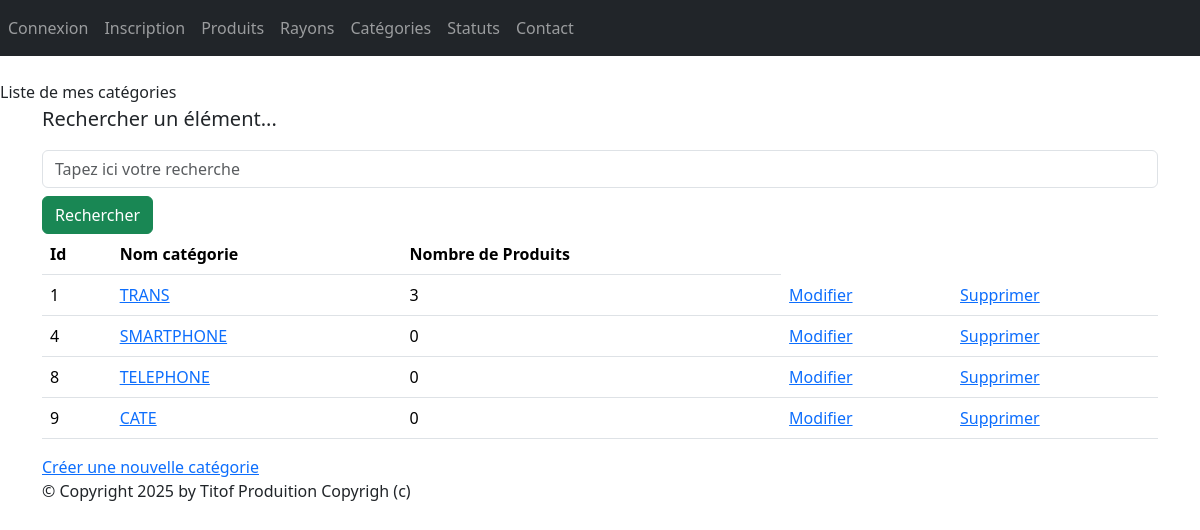
Before: /monApp/categories/ with the older database file.
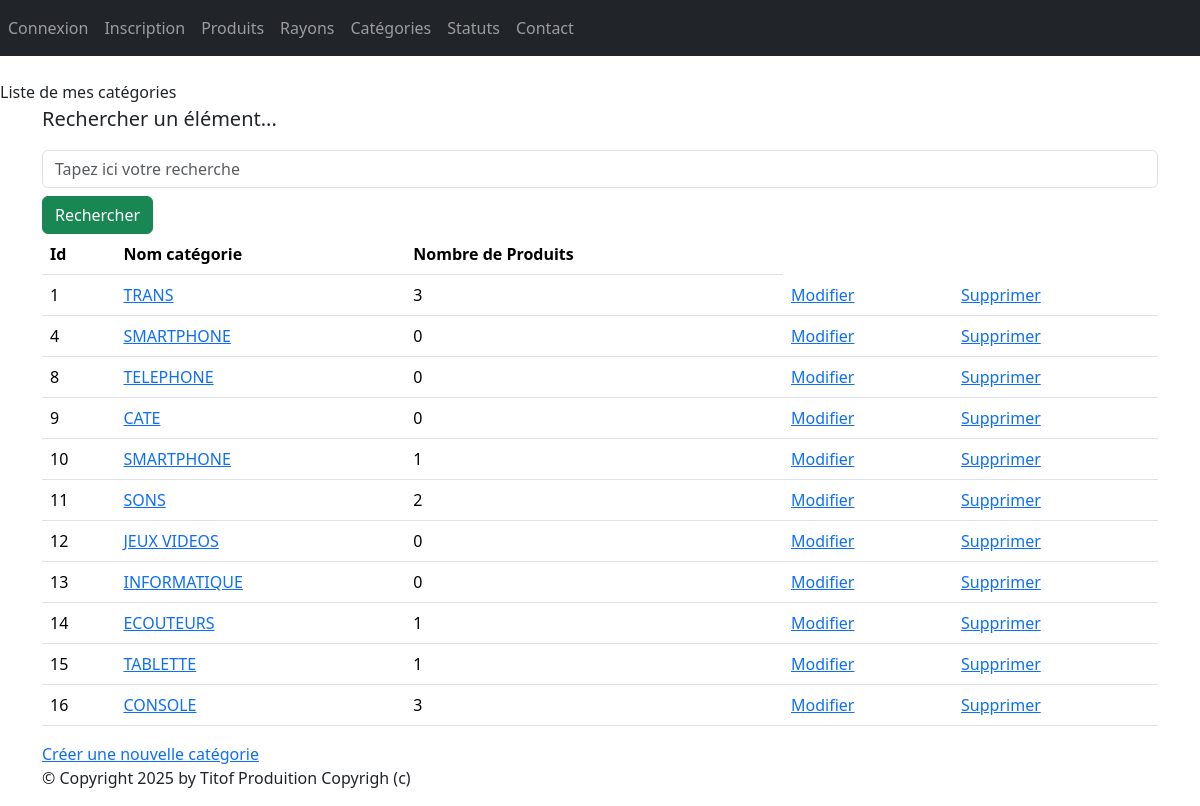
After: the same page with the newer database file.
### monApp/models.py (models this page shows, shortened)
class Categorie(models.Model):
    idCat = models.AutoField(primary_key=True)
    nomCat = models.CharField(max_length=100)

### monApp/views.py (the view, shortened to what this page needs)
# urls.py: path("categories/", CategorieListView.as_view(), name="categories"),
class CategorieListView(ListView):
    model = Categorie
    template_name = "monApp/list_categories.html"
    context_object_name = "cats"
    def get_queryset(self):
        query = self.request.GET.get('search')
        if query:
            return Categorie.objects.filter(nomCat__icontains=query).annotate(nb_produits=Count('produits'))
        return Categorie.objects.annotate(nb_produits=Count('produits'))
    def get_context_data(self, **kwargs):
        context = super(CategorieListView, self).get_context_data(**kwargs)
        context['titremenu'] = "Liste de mes catégories"
        return context

### monApp/templates/monApp/list_categories.html
{% extends 'monApp/base.html' %}
{% block menu %}
{{titremenu}}
{% endblock %}
{% block contenu %}
<p class="lead mb-3 ml-0">Rechercher un élément...</p>
<form method="GET" action="">
<input class="form-control" type="text" name="search" placeholder="Tapez ici votre recherche"
value="{{ request.GET.search }}">
<button type="submit" class="btn btn-success mt-2">Rechercher</button>
</form>
<table class="table">
    <thead>
        <th>Id</th>
        <th>Nom catégorie</th>
        <th>Nombre de Produits</th>
    </thead>
    <tbody>
        {% for cat in cats %}
        <tr>
            <td>{{ cat.idCat }} </td>
            <td><a href="{% url 'dtl_cat' cat.idCat %}">{{ cat.nomCat | upper }}</a></td>
            <td>{{ cat.nb_produits }} </td>
            <td><a href="{% url 'cat-chng' cat.idCat %}">Modifier</a></td>
            <td><a href="{% url 'cat-del' cat.idCat %}">Supprimer</a></td>
        </tr>
        {% endfor %}
    </tbody>
</table>
<a href="{% url 'crt-cat' %}">Créer une nouvelle catégorie</a>
{% endblock %}

### monApp/templates/monApp/base.html (shortened to what this page needs)
<!doctype html>
{% load static %}
<html lang="fr">
<head>
    {% block styles %}
    <link rel="stylesheet" href="{% static 'styles.css' %}" />
    {% load django_bootstrap5 %}
    {% bootstrap_css %}
    {% endblock %}
</head>
<body>
    {% block nav %}
    <nav class="navbar navbar-expand-md navbar-dark bg-dark mb-4">
        <div class="collapse navbar-collapse" id="navbarNav">
            <ul class="navbar-nav ml-auto">
                {% if user.is_authenticated %}
                <li class="nav-item">
                <li class="nav-item">
                    <a class="nav-link" href="{% url 'logout' %}">Déconnexion</a>
                </li>
                {%else%}
                <li class="nav-item">
                    <a class="nav-link" href="{% url 'login' %}">Connexion</a>
                </li>
                <li class="nav-item">
                    <a class="nav-link" href="{% url 'register' %}">Inscription</a>
                </li>
                {%endif%}
                <a class="nav-link" href="{% url 'produit' %}">Produits</a>
                <a class="nav-link" href="{% url 'rayons' %}">Rayons</a>
                <a class="nav-link" href="{% url 'categories' %}">Catégories</a>
                <a class="nav-link" href="{% url 'statuts' %}">Statuts</a>
                <a class="nav-link" href="{% url 'contact' %}">Contact</a>
            </ul>
        </div>
    </nav>
    {% block menu %}{% endblock %}
    {% endblock %}
    <main role="main" class="container top-pushed">
        <div class="jumbotron">
            {% block contenu %}
            {% endblock %}
        </div>
    </main>
    <footer class="footer">
        <div class="container">
            <p>&copy; Copyright {% now "Y" %} by Titof Produition Copyrigh (c)</p>
        </div>
    </footer>
</body>
</html>

Changed rows visible on the page:
added Categorie: idCat "10", nomCat "SMARTPHONE", nb_produits "1"
added Categorie: idCat "11", nomCat "SONS", nb_produits "2"
added Categorie: idCat "12", nomCat "JEUX VIDEOS", nb_produits "0"
added Categorie: idCat "13", nomCat "INFORMATIQUE", nb_produits "0"
added Categorie: idCat "14", nomCat "ECOUTEURS", nb_produits "1"
added Categorie: idCat "15", nomCat "TABLETTE", nb_produits "1"
added Categorie: idCat "16", nomCat "CONSOLE", nb_produits "3"
